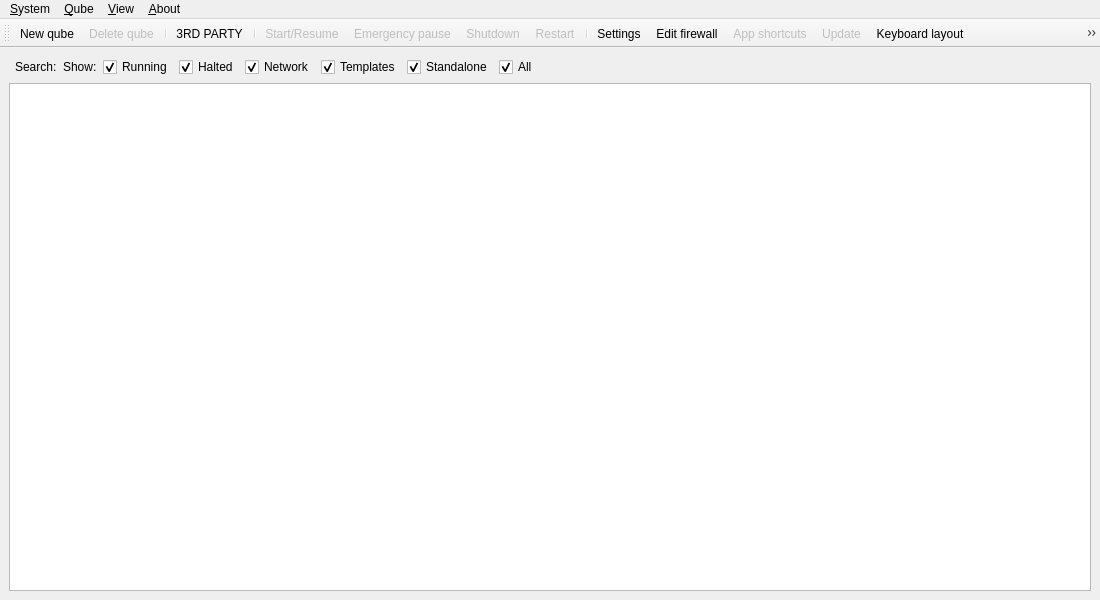
<?xml version="1.0" encoding="UTF-8"?>
<ui version="4.0">
 <class>VmManagerWindow</class>
 <widget class="QMainWindow" name="VmManagerWindow">
  <property name="geometry">
   <rect>
    <x>0</x>
    <y>0</y>
    <width>1100</width>
    <height>600</height>
   </rect>
  </property>
  <property name="sizePolicy">
   <sizepolicy hsizetype="Preferred" vsizetype="Preferred">
    <horstretch>0</horstretch>
    <verstretch>0</verstretch>
   </sizepolicy>
  </property>
  <property name="contextMenuPolicy">
   <enum>Qt::DefaultContextMenu</enum>
  </property>
  <property name="windowTitle">
   <string>Qube Manager</string>
  </property>
  <property name="windowIcon">
   <iconset theme="qubes-manager">
    <normaloff>.</normaloff>.</iconset>
  </property>
  <property name="locale">
   <locale language="English" country="UnitedStates"/>
  </property>
  <widget class="QWidget" name="centralwidget">
   <property name="enabled">
    <bool>true</bool>
   </property>
   <property name="sizePolicy">
    <sizepolicy hsizetype="Fixed" vsizetype="Expanding">
     <horstretch>0</horstretch>
     <verstretch>0</verstretch>
    </sizepolicy>
   </property>
   <property name="acceptDrops">
    <bool>false</bool>
   </property>
   <property name="autoFillBackground">
    <bool>true</bool>
   </property>
   <property name="locale">
    <locale language="English" country="UnitedStates"/>
   </property>
   <layout class="QGridLayout" name="gridLayout">
    <property name="sizeConstraint">
     <enum>QLayout::SetDefaultConstraint</enum>
    </property>
    <item row="1" column="0">
     <widget class="QTableView" name="table">
      <property name="minimumSize">
       <size>
        <width>0</width>
        <height>0</height>
       </size>
      </property>
      <property name="maximumSize">
       <size>
        <width>16777215</width>
        <height>16777215</height>
       </size>
      </property>
      <property name="sizeIncrement">
       <size>
        <width>200</width>
        <height>30</height>
       </size>
      </property>
      <property name="contextMenuPolicy">
       <enum>Qt::CustomContextMenu</enum>
      </property>
      <property name="acceptDrops">
       <bool>false</bool>
      </property>
      <property name="lineWidth">
       <number>0</number>
      </property>
      <property name="verticalScrollBarPolicy">
       <enum>Qt::ScrollBarAsNeeded</enum>
      </property>
      <property name="horizontalScrollBarPolicy">
       <enum>Qt::ScrollBarAsNeeded</enum>
      </property>
      <property name="alternatingRowColors">
       <bool>true</bool>
      </property>
      <property name="selectionMode">
       <enum>QAbstractItemView::ExtendedSelection</enum>
      </property>
      <property name="selectionBehavior">
       <enum>QAbstractItemView::SelectRows</enum>
      </property>
      <property name="showGrid">
       <bool>false</bool>
      </property>
      <property name="gridStyle">
       <enum>Qt::NoPen</enum>
      </property>
      <property name="sortingEnabled">
       <bool>true</bool>
      </property>
      <property name="cornerButtonEnabled">
       <bool>false</bool>
      </property>
      <attribute name="horizontalHeaderCascadingSectionResizes">
       <bool>false</bool>
      </attribute>
      <attribute name="verticalHeaderVisible">
       <bool>false</bool>
      </attribute>
      <attribute name="verticalHeaderCascadingSectionResizes">
       <bool>false</bool>
      </attribute>
      <row>
       <property name="text">
        <string>Nowy wiersz</string>
       </property>
      </row>
      <row/>
      <row/>
      <row/>
      <row/>
      <row/>
      <row/>
      <row/>
      <row/>
      <row/>
      <column>
       <property name="text">
        <string/>
       </property>
      </column>
      <column>
       <property name="text">
        <string/>
       </property>
      </column>
      <column>
       <property name="text">
        <string>Name</string>
       </property>
       <property name="toolTip">
        <string>The name of each qube</string>
       </property>
      </column>
      <column>
       <property name="text">
        <string>State</string>
       </property>
       <property name="toolTip">
        <string>The running state and update status of each qube</string>
       </property>
      </column>
      <column>
       <property name="text">
        <string>Template</string>
       </property>
       <property name="toolTip">
        <string>The template on which each qube is based</string>
       </property>
      </column>
      <column>
       <property name="text">
        <string>Net qube</string>
       </property>
       <property name="toolTip">
        <string>The qube that provides network access to each qube</string>
       </property>
      </column>
      <column>
       <property name="text">
        <string>Disk
usage</string>
       </property>
       <property name="toolTip">
        <string>The amount of disk space used by each qube</string>
       </property>
      </column>
      <column>
       <property name="text">
        <string>Internal</string>
       </property>
       <property name="toolTip">
        <string>Whether each qube is internal to the operation of the system and not intended for normal use by end users</string>
       </property>
      </column>
      <column>
       <property name="text">
        <string>IP</string>
       </property>
       <property name="toolTip">
        <string>The internal IP address assigned to each qube</string>
       </property>
      </column>
      <column>
       <property name="text">
        <string>Include
in backups</string>
       </property>
       <property name="toolTip">
        <string>Whether each qube is included in backups by default</string>
       </property>
      </column>
      <column>
       <property name="text">
        <string>Last backup</string>
       </property>
       <property name="toolTip">
        <string>Timestamp indicating the last time at which each qube was backed up</string>
       </property>
      </column>
      <column>
       <property name="text">
        <string>Default disposable
template</string>
       </property>
       <property name="toolTip">
        <string>The disposable template used by default when launching disposables from each qube</string>
       </property>
      </column>
      <column>
       <property name="text">
        <string>Disposable
template</string>
       </property>
       <property name="toolTip">
        <string>Whether each qube is itself a disposable template</string>
       </property>
      </column>
      <column>
       <property name="text">
        <string>Virtualization mode</string>
       </property>
       <property name="toolTip">
        <string>The hypervisor mode used when running each qube as a virtual machine</string>
       </property>
      </column>
     </widget>
    </item>
    <item row="0" column="0">
     <layout class="QHBoxLayout" name="searchContainer">
      <property name="spacing">
       <number>6</number>
      </property>
      <property name="leftMargin">
       <number>6</number>
      </property>
      <item>
       <widget class="QLabel" name="label">
        <property name="text">
         <string>Search:</string>
        </property>
       </widget>
      </item>
      <item>
       <widget class="QLabel" name="show_label">
        <property name="text">
         <string>Show:</string>
        </property>
       </widget>
      </item>
      <item>
       <widget class="QCheckBox" name="show_running">
        <property name="text">
         <string>Running</string>
        </property>
        <property name="checked">
         <bool>true</bool>
        </property>
       </widget>
      </item>
      <item>
       <widget class="QCheckBox" name="show_halted">
        <property name="text">
         <string>Halted</string>
        </property>
        <property name="checked">
         <bool>true</bool>
        </property>
       </widget>
      </item>
      <item>
       <widget class="QCheckBox" name="show_network">
        <property name="text">
         <string>Network</string>
        </property>
        <property name="checked">
         <bool>true</bool>
        </property>
       </widget>
      </item>
      <item>
       <widget class="QCheckBox" name="show_templates">
        <property name="text">
         <string>Templates</string>
        </property>
        <property name="checked">
         <bool>true</bool>
        </property>
       </widget>
      </item>
      <item>
       <widget class="QCheckBox" name="show_standalone">
        <property name="text">
         <string>Standalone</string>
        </property>
        <property name="checked">
         <bool>true</bool>
        </property>
       </widget>
      </item>
      <item>
       <widget class="QCheckBox" name="show_all">
        <property name="text">
         <string>All</string>
        </property>
        <property name="checked">
         <bool>true</bool>
        </property>
       </widget>
      </item>
      <item>
       <spacer name="horizontalSpacer">
        <property name="orientation">
         <enum>Qt::Horizontal</enum>
        </property>
        <property name="sizeHint" stdset="0">
         <size>
          <width>40</width>
          <height>20</height>
         </size>
        </property>
       </spacer>
      </item>
     </layout>
    </item>
   </layout>
  </widget>
  <widget class="QMenuBar" name="menubar">
   <property name="geometry">
    <rect>
     <x>0</x>
     <y>0</y>
     <width>1100</width>
     <height>24</height>
    </rect>
   </property>
   <property name="contextMenuPolicy">
    <enum>Qt::CustomContextMenu</enum>
   </property>
   <widget class="QMenu" name="menu_system">
    <property name="title">
     <string>&amp;System</string>
    </property>
    <addaction name="action_global_settings"/>
    <addaction name="action_show_network"/>
    <addaction name="action_manage_templates"/>
    <addaction name="action_backup"/>
    <addaction name="action_restore"/>
    <addaction name="action_exit"/>
   </widget>
   <widget class="QMenu" name="menu_view">
    <property name="title">
     <string>&amp;View</string>
    </property>
   </widget>
   <widget class="QMenu" name="menu_vm">
    <property name="title">
     <string>&amp;Qube</string>
    </property>
    <widget class="QMenu" name="template_menu">
     <property name="title">
      <string>Template</string>
     </property>
     <property name="icon">
      <iconset resource="../resources.qrc">
       <normaloff>:/templatevm.png</normaloff>:/templatevm.png</iconset>
     </property>
    </widget>
    <widget class="QMenu" name="network_menu">
     <property name="title">
      <string>Network</string>
     </property>
     <property name="icon">
      <iconset>
       <normaloff>:/netvm.png</normaloff>:/netvm.png</iconset>
     </property>
    </widget>
    <addaction name="action_createvm"/>
    <addaction name="action_removevm"/>
    <addaction name="action_create3rd"/>
    <addaction name="action_clonevm"/>
    <addaction name="separator"/>
    <addaction name="action_resumevm"/>
    <addaction name="action_pausevm"/>
    <addaction name="action_shutdownvm"/>
    <addaction name="action_restartvm"/>
    <addaction name="action_killvm"/>
    <addaction name="separator"/>
    <addaction name="action_settings"/>
    <addaction name="template_menu"/>
    <addaction name="network_menu"/>
    <addaction name="action_editfwrules"/>
    <addaction name="action_appmenus"/>
    <addaction name="action_updatevm"/>
    <addaction name="action_run_command_in_vm"/>
    <addaction name="action_open_console"/>
    <addaction name="action_set_keyboard_layout"/>
    <addaction name="separator"/>
    <addaction name="action_show_logs"/>
   </widget>
   <widget class="QMenu" name="menu_about">
    <property name="title">
     <string>&amp;About</string>
    </property>
    <addaction name="action_about_qubes"/>
   </widget>
   <addaction name="menu_system"/>
   <addaction name="menu_vm"/>
   <addaction name="menu_view"/>
   <addaction name="menu_about"/>
  </widget>
  <widget class="QToolBar" name="toolbar">
   <property name="sizePolicy">
    <sizepolicy hsizetype="Preferred" vsizetype="Preferred">
     <horstretch>0</horstretch>
     <verstretch>0</verstretch>
    </sizepolicy>
   </property>
   <property name="contextMenuPolicy">
    <enum>Qt::CustomContextMenu</enum>
   </property>
   <property name="windowTitle">
    <string>toolBar</string>
   </property>
   <property name="allowedAreas">
    <set>Qt::BottomToolBarArea|Qt::TopToolBarArea</set>
   </property>
   <property name="toolButtonStyle">
    <enum>Qt::ToolButtonTextUnderIcon</enum>
   </property>
   <property name="floatable">
    <bool>false</bool>
   </property>
   <attribute name="toolBarArea">
    <enum>TopToolBarArea</enum>
   </attribute>
   <attribute name="toolBarBreak">
    <bool>false</bool>
   </attribute>
   <addaction name="action_createvm"/>
   <addaction name="action_removevm"/>
   <addaction name="separator"/>
   <addaction name="action_create3rd"/>
   <addaction name="separator"/>
   <addaction name="action_resumevm"/>
   <addaction name="action_pausevm"/>
   <addaction name="action_shutdownvm"/>
   <addaction name="action_restartvm"/>
   <addaction name="separator"/>
   <addaction name="action_settings"/>
   <addaction name="action_editfwrules"/>
   <addaction name="action_appmenus"/>
   <addaction name="action_updatevm"/>
   <addaction name="action_set_keyboard_layout"/>
   <addaction name="action_open_console"/>
   <addaction name="separator"/>
   <addaction name="action_global_settings"/>
   <addaction name="action_backup"/>
   <addaction name="action_restore"/>
   <addaction name="separator"/>
  </widget>
  <action name="action_createvm">
   <property name="icon">
    <iconset resource="../resources.qrc">
     <normaloff>:/createvm.png</normaloff>:/createvm.png</iconset>
   </property>
   <property name="text">
    <string>&amp;New qube</string>
   </property>
   <property name="toolTip">
    <string>Create a new qube</string>
   </property>
  </action>
  <action name="action_removevm">
   <property name="enabled">
    <bool>false</bool>
   </property>
   <property name="icon">
    <iconset resource="../resources.qrc">
     <normaloff>:/removevm.png</normaloff>:/removevm.png</iconset>
   </property>
   <property name="text">
    <string>&amp;Delete qube</string>
   </property>
   <property name="toolTip">
    <string>Remove an existing qube (must be shut down first)</string>
   </property>
  </action>
  <action name="action_create3rd">
   <property name="enabled">
    <bool>true</bool>
   </property>
   <property name="icon">
    <iconset resource="../resources.qrc">
     <normaloff>:/fancy.png</normaloff>:/fancy.png</iconset>
   </property>
   <property name="text">
    <string>&amp;3RD PARTY</string>
   </property>
   <property name="toolTip">
    <string> 3rd party actions </string>
   </property>
  </action>
  <action name="action_resumevm">
   <property name="enabled">
    <bool>false</bool>
   </property>
   <property name="icon">
    <iconset resource="../resources.qrc">
     <normaloff>:/resumevm.png</normaloff>:/resumevm.png</iconset>
   </property>
   <property name="text">
    <string>Start/Resu&amp;me</string>
   </property>
   <property name="toolTip">
    <string>Start/Resume selected qube</string>
   </property>
  </action>
  <action name="action_pausevm">
   <property name="enabled">
    <bool>false</bool>
   </property>
   <property name="icon">
    <iconset resource="../resources.qrc">
     <normaloff>:/pausevm.png</normaloff>:/pausevm.png</iconset>
   </property>
   <property name="text">
    <string>Emergency &amp;pause</string>
   </property>
   <property name="toolTip">
    <string>&lt;p&gt;Pause selected qube&lt;/p&gt;&lt;p&gt;Stops all CPU activity in the selected qube until the qube is unpaused. This action does not change how much memory is allocated to the qube. (EXPERIMENTAL)&lt;/p&gt;</string>
   </property>
  </action>
  <action name="action_shutdownvm">
   <property name="enabled">
    <bool>false</bool>
   </property>
   <property name="icon">
    <iconset resource="../resources.qrc">
     <normaloff>:/shutdownvm.png</normaloff>:/shutdownvm.png</iconset>
   </property>
   <property name="text">
    <string>&amp;Shutdown</string>
   </property>
   <property name="toolTip">
    <string>Shut down selected qube</string>
   </property>
  </action>
  <action name="action_restartvm">
   <property name="enabled">
    <bool>false</bool>
   </property>
   <property name="icon">
    <iconset resource="../resources.qrc">
     <normaloff>:/restartvm.png</normaloff>:/restartvm.png</iconset>
   </property>
   <property name="text">
    <string>Restar&amp;t </string>
   </property>
   <property name="toolTip">
    <string>Restart selected qube</string>
   </property>
  </action>
  <action name="action_appmenus">
   <property name="enabled">
    <bool>false</bool>
   </property>
   <property name="icon">
    <iconset resource="../resources.qrc">
     <normaloff>:/apps.png</normaloff>:/apps.png</iconset>
   </property>
   <property name="text">
    <string>App s&amp;hortcuts</string>
   </property>
   <property name="toolTip">
    <string>Add/remove app shortcuts for this qube</string>
   </property>
  </action>
  <action name="action_updatevm">
   <property name="enabled">
    <bool>false</bool>
   </property>
   <property name="icon">
    <iconset resource="../resources.qrc">
     <normaloff>:/updateable.png</normaloff>:/updateable.png</iconset>
   </property>
   <property name="text">
    <string>&amp;Update</string>
   </property>
   <property name="toolTip">
    <string>Update qube</string>
   </property>
  </action>
  <action name="action_editfwrules">
   <property name="icon">
    <iconset resource="../resources.qrc">
     <normaloff>:/firewall.png</normaloff>:/firewall.png</iconset>
   </property>
   <property name="text">
    <string>Edit &amp;firewall</string>
   </property>
   <property name="toolTip">
    <string>Edit qube firewall rules</string>
   </property>
  </action>
  <action name="action_showgraphs">
   <property name="checkable">
    <bool>true</bool>
   </property>
   <property name="icon">
    <iconset resource="../resources.qrc">
     <normaloff>:/showcpuload.png</normaloff>:/showcpuload.png</iconset>
   </property>
   <property name="text">
    <string>Show graphs</string>
   </property>
   <property name="toolTip">
    <string>Show graphs</string>
   </property>
  </action>
  <action name="action_options">
   <property name="text">
    <string>Options</string>
   </property>
  </action>
  <action name="action_view">
   <property name="text">
    <string>View</string>
   </property>
  </action>
  <action name="action_template">
   <property name="checkable">
    <bool>true</bool>
   </property>
   <property name="checked">
    <bool>true</bool>
   </property>
   <property name="text">
    <string>&amp;Template</string>
   </property>
  </action>
  <action name="action_netvm">
   <property name="checkable">
    <bool>true</bool>
   </property>
   <property name="checked">
    <bool>true</bool>
   </property>
   <property name="text">
    <string>&amp;Net qube</string>
   </property>
  </action>
  <action name="action_settings">
   <property name="icon">
    <iconset resource="../resources.qrc">
     <normaloff>:/settings.png</normaloff>:/settings.png</iconset>
   </property>
   <property name="text">
    <string>S&amp;ettings</string>
   </property>
   <property name="toolTip">
    <string>Qube settings</string>
   </property>
  </action>
  <action name="action_restore">
   <property name="icon">
    <iconset resource="../resources.qrc">
     <normaloff>:/restore.png</normaloff>:/restore.png</iconset>
   </property>
   <property name="text">
    <string>&amp;Restore</string>
   </property>
   <property name="toolTip">
    <string>Restore qubes from backup</string>
   </property>
  </action>
  <action name="action_backup">
   <property name="icon">
    <iconset resource="../resources.qrc">
     <normaloff>:/backup.png</normaloff>:/backup.png</iconset>
   </property>
   <property name="text">
    <string>&amp;Backup</string>
   </property>
   <property name="toolTip">
    <string>Back up qubes</string>
   </property>
  </action>
  <action name="action_global_settings">
   <property name="icon">
    <iconset resource="../resources.qrc">
     <normaloff>:/global-settings.png</normaloff>:/global-settings.png</iconset>
   </property>
   <property name="text">
    <string>&amp;Global settings</string>
   </property>
  </action>
  <action name="action_show_network">
   <property name="icon">
    <iconset resource="../resources.qrc">
     <normaloff>:/networking.png</normaloff>:/networking.png</iconset>
   </property>
   <property name="text">
    <string>&amp;Qubes network</string>
   </property>
   <property name="visible">
    <bool>false</bool>
   </property>
  </action>
  <action name="action_state">
   <property name="checkable">
    <bool>true</bool>
   </property>
   <property name="checked">
    <bool>true</bool>
   </property>
   <property name="text">
    <string>&amp;State</string>
   </property>
  </action>
  <action name="action_killvm">
   <property name="icon">
    <iconset resource="../resources.qrc">
     <normaloff>:/killvm.png</normaloff>:/killvm.png</iconset>
   </property>
   <property name="text">
    <string>&amp;Kill</string>
   </property>
   <property name="toolTip">
    <string>Kill selected qube</string>
   </property>
  </action>
  <action name="action_set_keyboard_layout">
   <property name="icon">
    <iconset resource="../resources.qrc">
     <normaloff>:/kbd-layout.png</normaloff>:/kbd-layout.png</iconset>
   </property>
   <property name="text">
    <string>Keyboard la&amp;yout</string>
   </property>
   <property name="toolTip">
    <string>Set keyboard layout per qube</string>
   </property>
  </action>
  <action name="action_vm_type">
   <property name="checkable">
    <bool>true</bool>
   </property>
   <property name="checked">
    <bool>true</bool>
   </property>
   <property name="text">
    <string>T&amp;ype</string>
   </property>
   <property name="toolTip">
    <string>Qube type</string>
   </property>
  </action>
  <action name="action_label">
   <property name="checkable">
    <bool>true</bool>
   </property>
   <property name="checked">
    <bool>true</bool>
   </property>
   <property name="text">
    <string>&amp;Label</string>
   </property>
  </action>
  <action name="action_name">
   <property name="checkable">
    <bool>true</bool>
   </property>
   <property name="checked">
    <bool>true</bool>
   </property>
   <property name="text">
    <string>N&amp;ame</string>
   </property>
  </action>
  <action name="action_toolbar">
   <property name="checkable">
    <bool>true</bool>
   </property>
   <property name="checked">
    <bool>true</bool>
   </property>
   <property name="text">
    <string>Show tool bar</string>
   </property>
  </action>
  <action name="action_menubar">
   <property name="checkable">
    <bool>true</bool>
   </property>
   <property name="checked">
    <bool>true</bool>
   </property>
   <property name="text">
    <string>Show menu bar</string>
   </property>
  </action>
  <action name="action_about_qubes">
   <property name="icon">
    <iconset theme="qubes-manager">
     <normaloff>.</normaloff>.</iconset>
   </property>
   <property name="text">
    <string>&amp;Qubes OS</string>
   </property>
  </action>
  <action name="action_size_on_disk">
   <property name="checkable">
    <bool>true</bool>
   </property>
   <property name="checked">
    <bool>true</bool>
   </property>
   <property name="text">
    <string>Si&amp;ze</string>
   </property>
   <property name="toolTip">
    <string>Size on disk</string>
   </property>
  </action>
  <action name="action_run_command_in_vm">
   <property name="icon">
    <iconset resource="../resources.qrc">
     <normaloff>:/run-command.png</normaloff>:/run-command.png</iconset>
   </property>
   <property name="text">
    <string>&amp;Run command in qube</string>
   </property>
   <property name="toolTip">
    <string>Run command in the specified qube</string>
   </property>
  </action>
  <action name="action_clonevm">
   <property name="enabled">
    <bool>false</bool>
   </property>
   <property name="icon">
    <iconset resource="../resources.qrc">
     <normaloff>:/templatevm.png</normaloff>:/templatevm.png</iconset>
   </property>
   <property name="text">
    <string>&amp;Clone qube</string>
   </property>
   <property name="toolTip">
    <string>Clone qube</string>
   </property>
  </action>
  <action name="action_internal">
   <property name="checkable">
    <bool>true</bool>
   </property>
   <property name="checked">
    <bool>true</bool>
   </property>
   <property name="text">
    <string>Inte&amp;rnal</string>
   </property>
   <property name="toolTip">
    <string>Is an internal qube</string>
   </property>
  </action>
  <action name="action_startvm_tools_install">
   <property name="enabled">
    <bool>false</bool>
   </property>
   <property name="icon">
    <iconset resource="../resources.qrc">
     <normaloff>:/resumevm.png</normaloff>:/resumevm.png</iconset>
   </property>
   <property name="text">
    <string>Start qube for Qubes Windows Tools installation</string>
   </property>
   <property name="toolTip">
    <string>Start qube for Qubes Windows Tools installation</string>
   </property>
  </action>
  <action name="action_ip">
   <property name="checkable">
    <bool>true</bool>
   </property>
   <property name="checked">
    <bool>true</bool>
   </property>
   <property name="text">
    <string>&amp;IP</string>
   </property>
  </action>
  <action name="action_backups">
   <property name="checkable">
    <bool>true</bool>
   </property>
   <property name="checked">
    <bool>true</bool>
   </property>
   <property name="text">
    <string>Include in &amp;backups</string>
   </property>
  </action>
  <action name="action_last_backup">
   <property name="checkable">
    <bool>true</bool>
   </property>
   <property name="checked">
    <bool>true</bool>
   </property>
   <property name="text">
    <string>Last back&amp;up</string>
   </property>
  </action>
  <action name="action_search">
   <property name="text">
    <string>Search</string>
   </property>
   <property name="shortcut">
    <string>Ctrl+F</string>
   </property>
  </action>
  <action name="action_exit">
   <property name="text">
    <string>&amp;Exit Qube Manager</string>
   </property>
  </action>
  <action name="action_manage_templates">
   <property name="text">
    <string>Manage templates for qubes</string>
   </property>
   <property name="toolTip">
    <string>Launch a tool that allows multiple templates to be changed at once</string>
   </property>
  </action>
  <action name="action_dispvm_template">
   <property name="checkable">
    <bool>true</bool>
   </property>
   <property name="checked">
    <bool>true</bool>
   </property>
   <property name="text">
    <string>Default disposable template</string>
   </property>
   <property name="toolTip">
    <string>&lt;html&gt;&lt;head/&gt;&lt;body&gt;&lt;p&gt;Default disposable template&lt;br/&gt;&lt;br/&gt;Which qube should be used by default as a template for disposables started from this one? Disposables will inherit their template's configuration and installed programs.&lt;/p&gt;&lt;/body&gt;&lt;/html&gt;</string>
   </property>
  </action>
  <action name="action_is_dvm_template">
   <property name="checkable">
    <bool>true</bool>
   </property>
   <property name="checked">
    <bool>true</bool>
   </property>
   <property name="text">
    <string>DisposableVM Template</string>
   </property>
   <property name="toolTip">
    <string>&lt;html&gt;&lt;head/&gt;&lt;body&gt;&lt;p&gt;Disposable template&lt;/p&gt;&lt;p&gt;&lt;br/&gt;&lt;/p&gt;&lt;p&gt;Allows using this qube as a template for disposables. Disposables will inherit the qube's state (configuration, installed programs, etc.), but their state will not persist between restarts. &lt;/p&gt;&lt;/body&gt;&lt;/html&gt;</string>
   </property>
  </action>
  <action name="action_virt_mode">
   <property name="checkable">
    <bool>true</bool>
   </property>
   <property name="checked">
    <bool>true</bool>
   </property>
   <property name="text">
    <string>Virtualization mode</string>
   </property>
  </action>
  <action name="action_open_console">
   <property name="icon">
    <iconset resource="../resources.qrc">
     <normaloff>:/log.png</normaloff>
     <normalon>:/log.png</normalon>:/log.png</iconset>
   </property>
   <property name="text">
    <string>Open console in qube</string>
   </property>
   <property name="toolTip">
    <string>Open a secure Xen console in the qube. Useful chiefly for debugging purposes. For normal operation, use &quot;Run Terminal&quot; from Qubes Domains. </string>
   </property>
  </action>
  <action name="action_show_logs">
   <property name="icon">
    <iconset>
     <normaloff>:/log.png</normaloff>:/log.png</iconset>
   </property>
   <property name="text">
    <string>Logs</string>
   </property>
  </action>
  <action name="action_compact_view">
   <property name="checkable">
    <bool>true</bool>
   </property>
   <property name="text">
    <string>Compact view</string>
   </property>
  </action>
 </widget>
 <resources>
  <include location="../resources.qrc"/>
 </resources>
 <connections/>
</ui>
